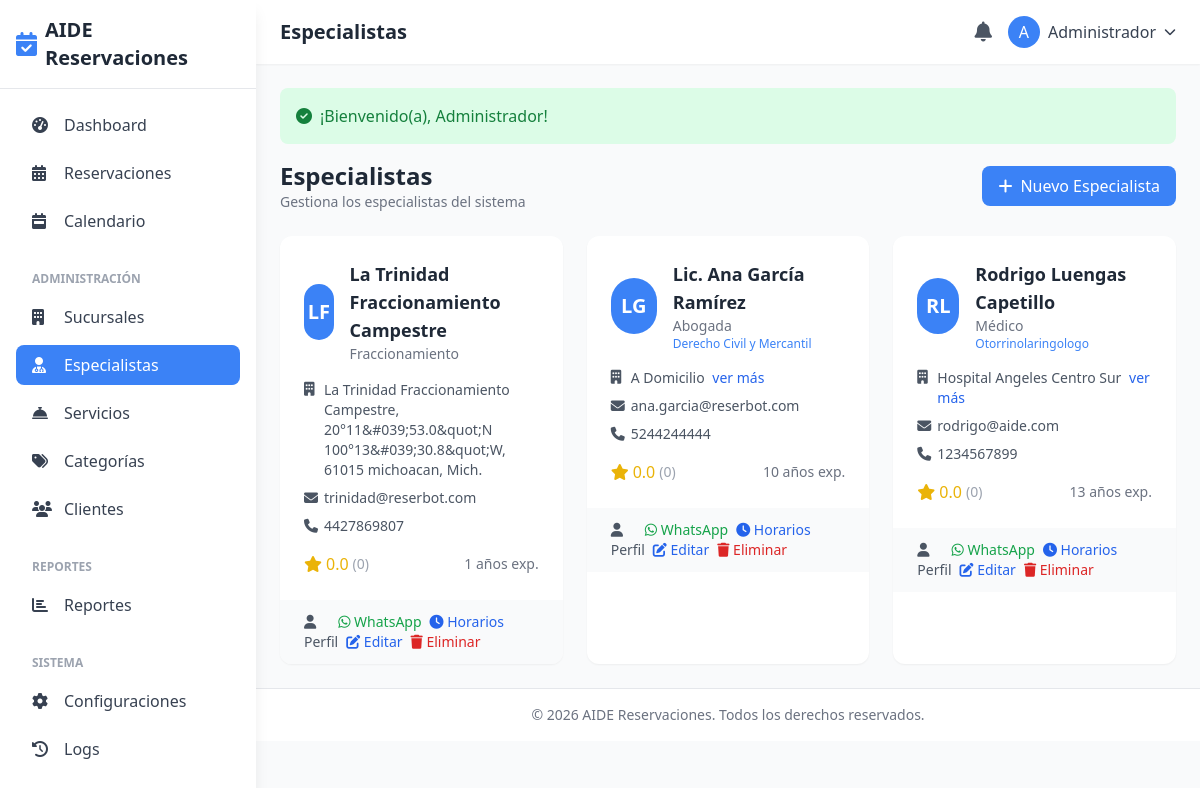
Page /especialistas (signed in) on the earlier database version.
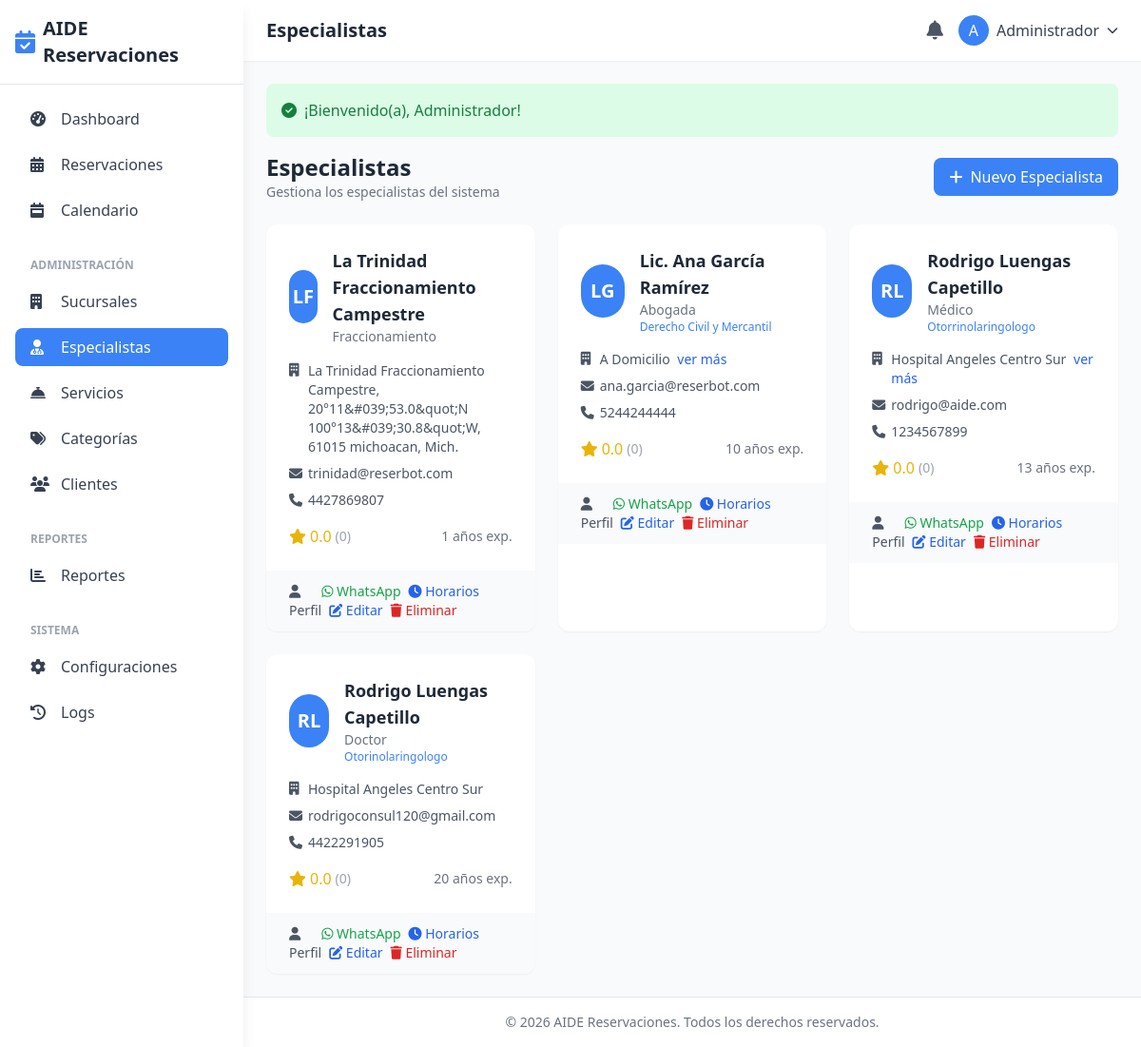
Same page on the later database version.
### tables this page shows
CREATE TABLE `especialistas` (
  `id` int(11) NOT NULL,
  `usuario_id` int(11) NOT NULL,
  `sucursal_id` int(11) NOT NULL,
  `profesion` varchar(100) DEFAULT NULL,
  `especialidad` varchar(150) DEFAULT NULL,
  `descripcion` text,
  `experiencia_anos` int(11) DEFAULT '0',
  `tarifa_base` decimal(10,2) DEFAULT '0.00',
  `duracion_cita_default` int(11) DEFAULT '30' COMMENT 'minutos',
  `calificacion_promedio` decimal(3,2) DEFAULT '0.00',
  `total_resenas` int(11) DEFAULT '0',
  `foto` varchar(255) DEFAULT NULL,
  `activo` tinyint(1) DEFAULT '1',
  `created_at` timestamp NOT NULL DEFAULT CURRENT_TIMESTAMP,
  `updated_at` timestamp NOT NULL DEFAULT CURRENT_TIMESTAMP ON UPDATE CURRENT_TIMESTAMP
);

CREATE TABLE `usuarios` (
  `id` int(11) NOT NULL,
  `nombre` varchar(100) NOT NULL,
  `apellidos` varchar(100) NOT NULL,
  `email` varchar(150) NOT NULL,
  `telefono` varchar(20) DEFAULT NULL,
  `password` varchar(255) NOT NULL,
  `rol_id` tinyint(4) NOT NULL DEFAULT '4' COMMENT '1=Superadmin, 2=Admin Sucursal, 3=Especialista, 4=Cliente, 5=Recepcionista',
  `sucursal_id` int(11) DEFAULT NULL,
  `avatar` varchar(255) DEFAULT NULL,
  `email_verificado` tinyint(1) DEFAULT '0',
  `token_verificacion` varchar(100) DEFAULT NULL,
  `token_recuperacion` varchar(100) DEFAULT NULL,
  `token_expira` datetime DEFAULT NULL,
  `ultimo_acceso` datetime DEFAULT NULL,
  `activo` tinyint(1) DEFAULT '1',
  `requiere_adelanto` tinyint(1) DEFAULT '0' COMMENT '0=desactivado, 1=activado',
  `porcentaje_adelanto` int(11) DEFAULT '0' COMMENT 'Porcentaje de adelanto requerido (0-100)',
  `created_at` timestamp NOT NULL DEFAULT CURRENT_TIMESTAMP,
  `updated_at` timestamp NOT NULL DEFAULT CURRENT_TIMESTAMP ON UPDATE CURRENT_TIMESTAMP
);

### app/controllers/SpecialistController.php (called while the page is built, shortened)
<?php
require_once __DIR__ . '/BaseController.php';
class SpecialistController extends BaseController {
    public function index() {
        $user = currentUser();
        if ($user['rol_id'] == ROLE_SUPERADMIN) {
            $specialists = $this->db->fetchAll(
                "SELECT e.*, u.nombre, u.apellidos, u.email, u.telefono,
                 GROUP_CONCAT(DISTINCT s.nombre ORDER BY s.nombre SEPARATOR '|') as sucursales_nombres
                 FROM especialistas e
                 JOIN usuarios u ON e.usuario_id = u.id
                 JOIN sucursales s ON e.sucursal_id = s.id
                 WHERE e.activo = 1
                 GROUP BY u.id
                 ORDER BY u.nombre, u.apellidos"
            );
        }
        $this->render('specialists/index', [
            'title' => 'Especialistas',
            'specialists' => $specialists
        ]);
    }
}

### config/database.php (called while the page is built, shortened)
<?php
class Database {
    private static $instance = null;
    private $connection;
    private function __construct() {
        try {
            $dsn = "mysql:host=" . DB_HOST . ";dbname=" . DB_NAME . ";charset=" . DB_CHARSET;
            $options = [
                PDO::ATTR_ERRMODE => PDO::ERRMODE_EXCEPTION,
                PDO::ATTR_DEFAULT_FETCH_MODE => PDO::FETCH_ASSOC,
                PDO::ATTR_EMULATE_PREPARES => false,
            ];
            $this->connection = new PDO($dsn, DB_USER, DB_PASS, $options);
            $this->connection->exec("SET NAMES utf8mb4");
            $this->connection->exec("SET CHARACTER SET utf8mb4");
        } catch (PDOException $e) {
            die("Error de conexión a la base de datos: " . $e->getMessage());
        }
    }
    public static function getInstance() {
        if (self::$instance === null) {
            self::$instance = new self();
        }
        return self::$instance;
    }
    public function query($sql, $params = []) {
        $stmt = $this->connection->prepare($sql);
        $stmt->execute($params);
        return $stmt;
    }
    public function fetchAll($sql, $params = []) {
        return $this->query($sql, $params)->fetchAll();
    }
}

### helpers/functions.php (called while the page is built, shortened)
<?php
function url($path = '') {
    return BASE_URL . '/' . ltrim($path, '/');
}
function e($text) {
    return htmlspecialchars($text ?? '', ENT_QUOTES, 'UTF-8');
}
function isLoggedIn() {
    return isset($_SESSION['user_id']);
}
function currentUser() {
    if (isLoggedIn()) {
        return $_SESSION['user'] ?? null;
    }
    return null;
}
function hasAnyRole($roles) {
    $user = currentUser();
    return in_array($user['rol_id'], $roles);
}
function getWhatsAppUrl($mensaje, $telefono = null) {
    if ($telefono === null) {
        $telefono = '5214463762553';
    }
    $telefonoLimpio = preg_replace('/[^0-9]/', '', $telefono);
    $mensajeCodificado = urlencode($mensaje);
    return "https://api.whatsapp.com/send/?phone={$telefonoLimpio}&text={$mensajeCodificado}&type=phone_number&app_absent=0";
}

### app/views/specialists/index.php (the view, shortened to what the changed rows need)
<div class="flex justify-between items-center mb-6">
    <div>
        <h2 class="text-2xl font-bold text-gray-800">Especialistas</h2>
    </div>
</div>
<div class="grid grid-cols-1 md:grid-cols-2 lg:grid-cols-3 gap-6">
    <?php foreach ($specialists as $spec): ?>
    <div class="bg-white rounded-xl shadow-sm overflow-hidden">
        <div class="p-6">
            <div class="flex items-start justify-between">
                <div class="flex items-center">
                    <div class="w-14 h-14 bg-primary rounded-full flex items-center justify-center text-white text-xl font-bold">
                        <?= strtoupper(substr($spec['nombre'], 0, 1) . substr($spec['apellidos'], 0, 1)) ?>
                    </div>
                    <div class="ml-4">
                        <h3 class="text-lg font-semibold text-gray-800"><?= e($spec['nombre'] . ' ' . $spec['apellidos']) ?></h3>
                        <p class="text-sm text-gray-500"><?= e($spec['profesion']) ?></p>
                        <?php if ($spec['especialidad']): ?>
                        <p class="text-xs text-primary"><?= e($spec['especialidad']) ?></p>
                        <?php endif; ?>
                    </div>
                </div>
            </div>
            <div class="mt-4 space-y-2 text-sm text-gray-600">
                <?php
                $sucursales = !empty($spec['sucursales_nombres']) ? explode('|', $spec['sucursales_nombres']) : [];
                $totalSucursales = count($sucursales);
                ?>
                <?php if ($totalSucursales > 0): ?>
                <div class="flex items-start">
                    <i class="fas fa-building w-5 mt-0.5"></i>
                    <div class="flex-1">
                        <?php if ($totalSucursales == 1): ?>
                            <?= e($sucursales[0]) ?>
                        <?php else: ?>
                            <span><?= e($sucursales[0]) ?></span>
                            <span class="relative group ml-1">
                                <span class="text-blue-600 hover:text-blue-800 cursor-pointer font-medium">ver más</span>
                            </span>
                        <?php endif; ?>
                    </div>
                </div>
                <?php endif; ?>
                <p><i class="fas fa-envelope w-5"></i><?= e($spec['email']) ?></p>
                <?php if ($spec['telefono']): ?>
                <p><i class="fas fa-phone w-5"></i><?= e($spec['telefono']) ?></p>
                <?php endif; ?>
            </div>
            <div class="mt-4 flex items-center justify-between">
                <div class="flex items-center text-yellow-500">
                    <i class="fas fa-star mr-1"></i>
                    <span class="font-medium"><?= number_format($spec['calificacion_promedio'], 1) ?></span>
                    <span class="text-gray-400 text-sm ml-1">(<?= $spec['total_resenas'] ?>)</span>
                </div>
                <span class="text-sm text-gray-500"><?= $spec['experiencia_anos'] ?> a&ntilde;os exp.</span>
            </div>
        </div>
        <div class="bg-gray-50 px-6 py-3 flex justify-between">
            <a href="<?= url('/especialistas/perfil?id=' . $spec['id']) ?>"
               class="text-gray-600 hover:text-gray-800 text-sm">
                <i class="fas fa-user"></i> Perfil
            </a>
            <div class="space-x-2 flex flex-wrap items-center">
                <a href="<?= getWhatsAppUrl('Hola quiero reservar con ' . $spec['nombre'] . ' ' . $spec['apellidos']) ?>"
                   target="_blank"
                   class="text-green-600 hover:text-green-800 text-sm whitespace-nowrap"
                   title="Contactar por WhatsApp">
                    <i class="fab fa-whatsapp"></i> WhatsApp
                </a>
                <a href="<?= url('/especialistas/horarios?id=' . $spec['id']) ?>"
                   class="text-blue-600 hover:text-blue-800 text-sm whitespace-nowrap">
                    <i class="fas fa-clock"></i> Horarios
                </a>
                <a href="<?= url('/especialistas/editar?id=' . $spec['id']) ?>"
                   class="text-blue-600 hover:text-blue-800 text-sm whitespace-nowrap">
                    <i class="fas fa-edit"></i> Editar
                </a>
                <?php if (hasAnyRole([ROLE_SUPERADMIN, ROLE_BRANCH_ADMIN])): ?>
                <a href="<?= url('/especialistas/eliminar?id=' . $spec['id']) ?>"
                   class="text-red-600 hover:text-red-800 text-sm whitespace-nowrap"
                   onclick="return confirm('&iquest;Est&aacute;s seguro de eliminar a este especialista? Esta acci&oacute;n no se puede deshacer.')">
                    <i class="fas fa-trash"></i> Eliminar
                </a>
                <?php endif; ?>
            </div>
        </div>
    </div>
    <?php endforeach; ?>
</div>

Differences in the rows shown:
added especialistas: usuario.apellidos "RL", usuario.apellidos "Rodrigo Luengas Capetillo", profesion "Doctor", especialidad "Otorinolaringologo", sucursales "Hospital Angeles Centro Sur", usuario.email "rodrigoconsul120@gmail.com", usuario.telefono "4422291905", calificacion_promedio "0.0", total_resenas "0", experiencia_anos "20"
